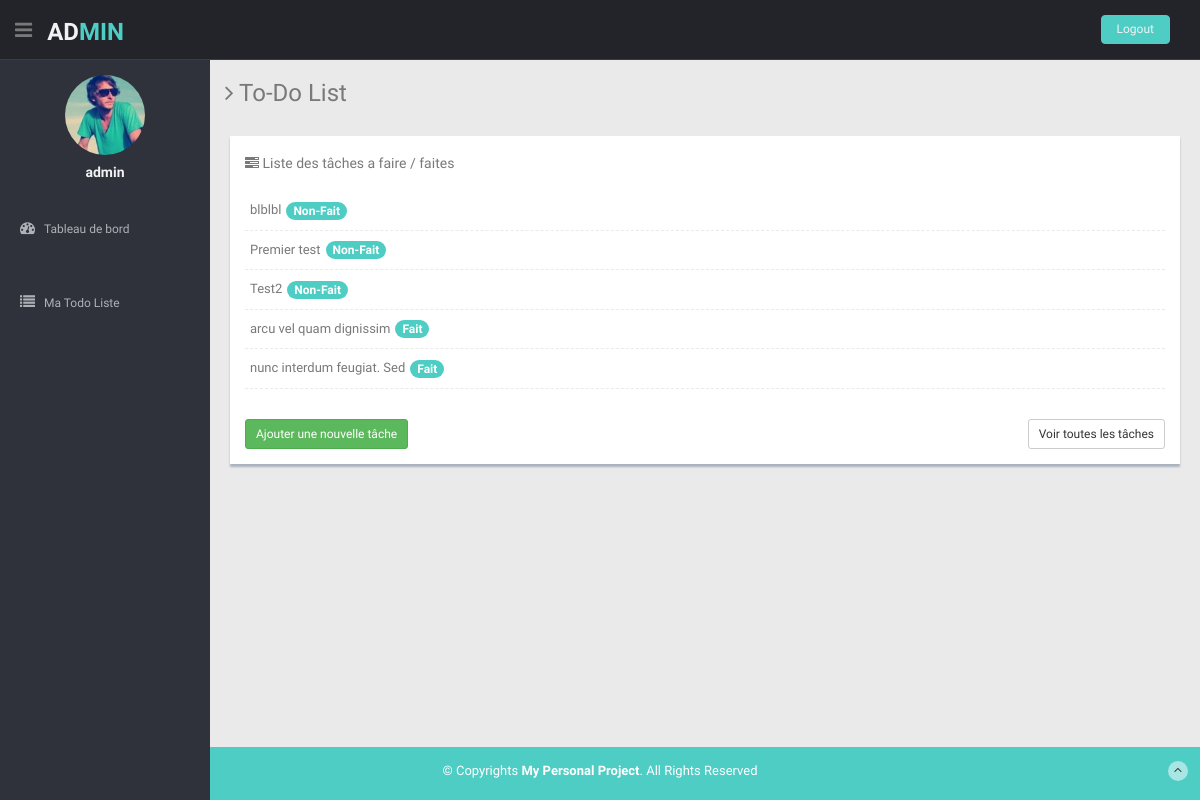
/index.php (signed in), run on the app's committed database.
### tables this page shows
CREATE TABLE todos
(
id integer
primary key autoincrement,
user_id integer not null,
title varchar(255) not null,
content text not null,
done integer(1) not null
);

### index.php (the view, shortened to what this page needs)
<!DOCTYPE html>
<html lang="fr">
<head>
  <link href="lib/bootstrap/css/bootstrap.min.css" rel="stylesheet">
  <link href="lib/font-awesome/css/font-awesome.css" rel="stylesheet" />
  <link href="css/style.css" rel="stylesheet">
</head>
<body>
  <div id="container">
    <?php include_once __DIR__  . "/modules/header.php" ?>
    <?php include_once __DIR__  . "/modules/nav_menu.php" ?>
    <main id="main-content">
      <div class="wrapper">
        <h3><i class="fa fa-angle-right"></i> To-Do List</h3>
        <div class="row mt">
          <div class="col-md-12">
            <section class="task-panel tasks-widget">
              <div class="panel-heading">
                <div class="pull-left">
                  <h5><i class="fa fa-tasks"></i> Liste des tâches a faire / faites</h5>
                </div>
                <br>
              </div>
              <div class="panel-body">
                <div class="task-content">
                  <ul class="task-list">
                    <?php
                       try {
                           $conn = new PDO('sqlite:database.db');
                           $conn->setAttribute(PDO::ATTR_ERRMODE , PDO::ERRMODE_EXCEPTION);
                       } catch (PDOException $e) {
                           echo 'Connexion échouée : ' . $e->getMessage();
                           die();
                       }
                       $sql = "SELECT * FROM todos WHERE user_id= ? ORDER BY id DESC LIMIT 5";
                       $stmt = $conn->prepare($sql);
                       $stmt->execute([$_SESSION['user']['id']]);
                       $result = $stmt->fetchAll();
                       foreach($result as $row) {
                        echo '<li class="tooltips" title="' . $row['content']. '">';
                          echo '<div class="task-title">';
                            echo '<span class="task-title-sp">' . $row['title'] . '</span>';
                            if ($row['done'] == true) {
                              $value = "Fait";
                            } else {
                              $value="Non-Fait";
                            }
                            echo '<span class="badge bg-theme">'. $value . '</span>';
                          echo '</div>';
                        echo '</li>';
                       }
                    ?>
                  </ul>
                </div>
                <div class=" add-task-row">
                  <a class="btn btn-success btn-sm pull-left" href="form-edit.php">Ajouter une nouvelle tâche</a>
                  <a class="btn btn-default btn-sm pull-right" href="todo-list.php">Voir toutes les tâches</a>
                </div>
              </div>
            </section>
          </div>
        </div>
      </div>
    </main>
    <?php include_once __DIR__  . "/modules/footer.php" ?>
  </div>
</body>
</html>

### css/style.css (style rules this page uses)
body { color: #797979; background: #eaeaea; font-family: 'Ruda', sans-serif; padding: 0px !important; margin: 0px !important; font-size:13px; }
ul li { list-style: none; }
a, a:hover, a:focus { text-decoration: none; outline: none; }
#container { width: 100%; height: 100%; }
.bg-theme { background-color: #4ECDC4; }
.mt { margin-top: 25px; }
#main-content { margin-left: 210px; min-height: calc(100vh - 53px); }
.wrapper { display: inline-block; margin-top: 60px; padding-left: 15px; padding-right: 15px; padding-bottom: 15px; padding-top: 0px; width: 100%; }
.task-content { margin-bottom: 30px; }
.task-panel { background: #fff; text-align: left; box-shadow: 0px 3px 2px #aab2bd; margin: 5px; }
.tasks-widget .task-content:after { clear: both; }
.tasks-widget .task-list { padding:0; margin:0; }
.tasks-widget .task-list > li { position:relative; padding:10px 5px; border-bottom:1px dashed #eaeaea; }
.tasks-widget .task-list li > .task-title { overflow:hidden; margin-right:10px; }
.tasks-widget .task-list li .task-title .task-title-sp { margin-right:5px; }

### data on the page
todos: title "blblbl", done "Non-Fait"
todos: title "Premier test", done "Non-Fait"
todos: title "Test2", done "Non-Fait"
todos: title "arcu vel quam dignissim", done "Fait"
todos: title "nunc interdum feugiat. Sed", done "Fait"

### other printed values
$_SESSION['user']['name'] "admin"
